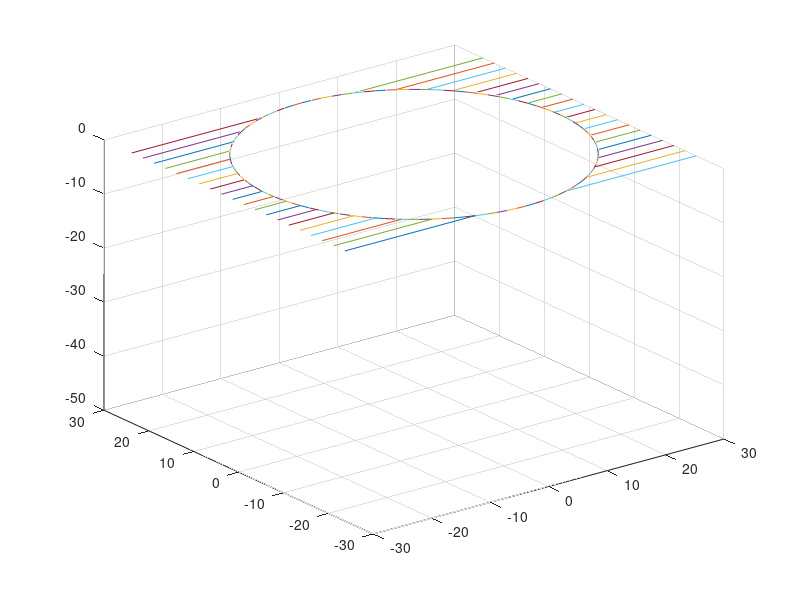
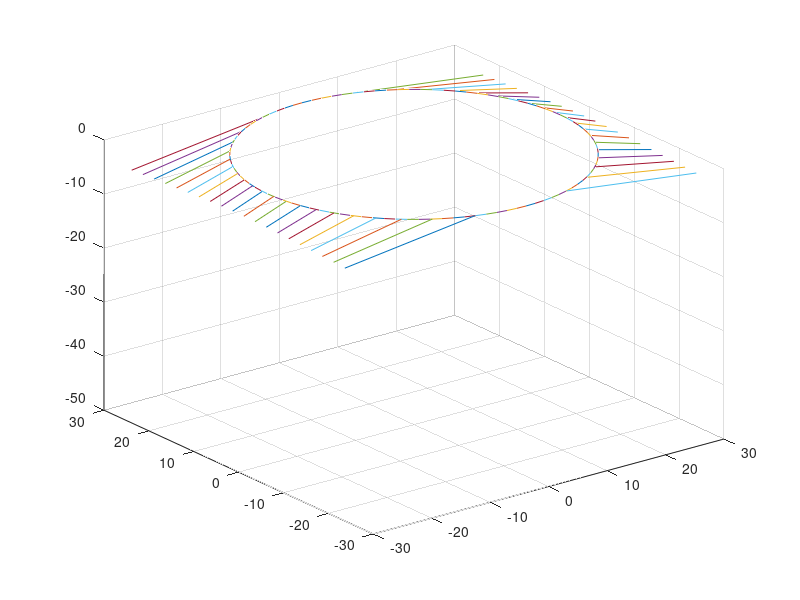
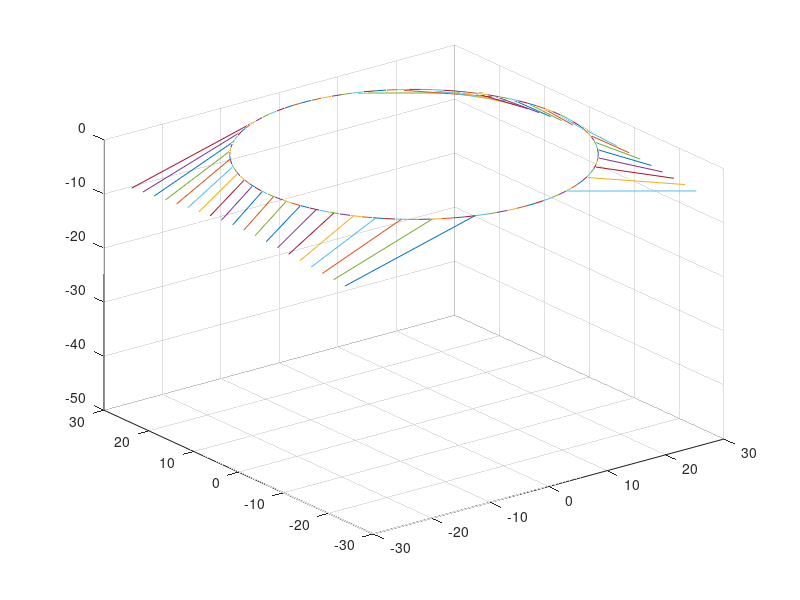
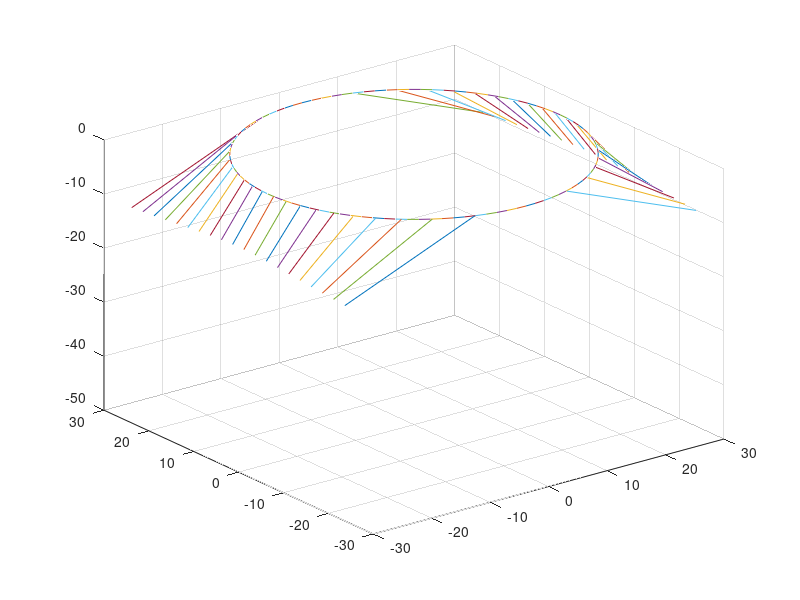

These figures' MATLAB source, in order:
% clc;
%clear;
path_in='/Users/rd/Documents/MATLAB'
b_length=120;
sposition=0.5;
b_width=50;
thick=3;
height_desk=53-thick;
barwidth=2.5;  
barnum=b_width/barwidth/2;
roundra=b_width/2;
Barx1=sqrt(roundra^2-(roundra-1/2*barwidth)^2);
Bary1=roundra-1/2*barwidth;
BarLength1=1/2*b_length-Barx1;
Angle=asin(height_desk/BarLength1);
BarLength=1/2*b_length-sqrt(roundra^2-(roundra-((1:barnum)-0.5)*barwidth).^2);
Barx=b_length*1/2-BarLength;
Bary=(barnum-0.5:-1:0.5)*barwidth;
VBary=Bary;
for theta=linspace(0,Angle,10)
    for t= 0:pi/50:2*pi-pi/50;
        X=[roundra*sin(t) roundra*sin(t+pi/50) ];Y=[roundra*cos(t) roundra*cos(t+pi/50)];Z=[zeros(length(t)) zeros(length(t))];
        plot3(X,Y,Z)
        axis([-30 30 -30 30 -50 0]);
        hold on;%round;
    end
SteelBarx=Barx1+sposition*BarLength1*cos(theta);
SteelBary1=-Bary1;SteelBary2=Bary1;
SteelBarz=sposition*BarLength1*sin(theta);
X=[SteelBarx SteelBarx];Y=[SteelBary1 SteelBary2];Z=[SteelBarz SteelBarz];
plot3(X,Y,-Z);hold on;grid on;
X=[-SteelBarx -SteelBarx];Y=[SteelBary1 SteelBary2];Z=[SteelBarz SteelBarz];
plot3(X,Y,-Z);hold on
    for i=1:length(BarLength)
        alpha(i)=atan2(SteelBarz,(SteelBarx-Barx(i)));
        VBarz(i)=BarLength(i)*sin(alpha(i));
        VBarx(i)=Barx(i)+BarLength(i)*cos(alpha(i));
        X=[Barx(i) VBarx(i)];Y=[Bary(i) VBary(i)];Z=[0 VBarz(i)];
        plot3(X,Y,-Z);hold on
        X=[Barx(i) VBarx(i)] ;Y=[-Bary(i) -VBary(i)];Z=[0 VBarz(i)];
        plot3(X,Y,-Z);hold on
       X=[-Barx(i) -VBarx(i)];Y=[Bary(i) VBary(i)];Z=[0 VBarz(i)];
       plot3(X,Y,-Z);hold on
       X=[-Barx(i) -VBarx(i)];Y=[-Bary(i) -VBary(i)];Z=[0 VBarz(i)];
       plot3(X,Y,-Z);hold on   
    end 
    for i=1:length(BarLength)-1
        
        X=[VBarx(i) VBarx(i+1)];Y=[VBary(i) VBary(i+1)];Z=[VBarz(i) VBarz(i+1)];
        plot3(X,Y,-Z);hold on
        X=[VBarx(i) VBarx(i+1)] ;Y=[-VBary(i) -VBary(i+1)];Z=[VBarz(i) VBarz(i+1)];
        plot3(X,Y,-Z);hold on
       X=[-VBarx(i) -VBarx(i+1)];Y=[VBary(i) VBary(i+1)];Z=[VBarz(i) VBarz(i+1)];
       plot3(X,Y,-Z);hold on
       X=[-VBarx(i) -VBarx(i+1)];Y=[-VBary(i) -VBary(i+1)];Z=[VBarz(i) VBarz(i+1)];
       plot3(X,Y,-Z);hold on 
    end
    X=[VBarx(length(BarLength)) VBarx(length(BarLength))]; Y=[-VBary(length(BarLength)) VBary(length(BarLength))]; Z=[VBarz(length(BarLength)) VBarz(length(BarLength))];
     plot3(X,Y,-Z);hold on
    X=[-VBarx(length(BarLength)) -VBarx(length(BarLength))]; Y=[-VBary(length(BarLength)) VBary(length(BarLength))]; Z=[VBarz(length(BarLength)) VBarz(length(BarLength))];
     plot3(X,Y,-Z);hold on
    pause(0.1);
    hold off;
    saveas(gca,[path_in,num2str(theta)],'png');  
end



